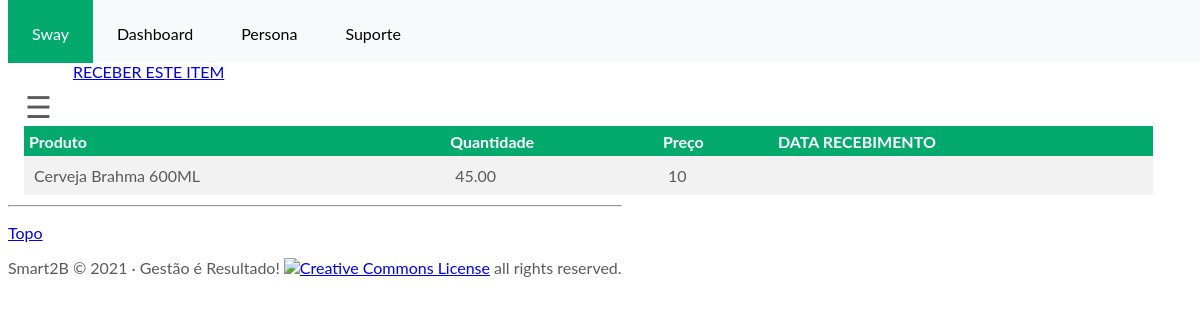
Before: /swayapp/received_detail/2/ with the older database file.
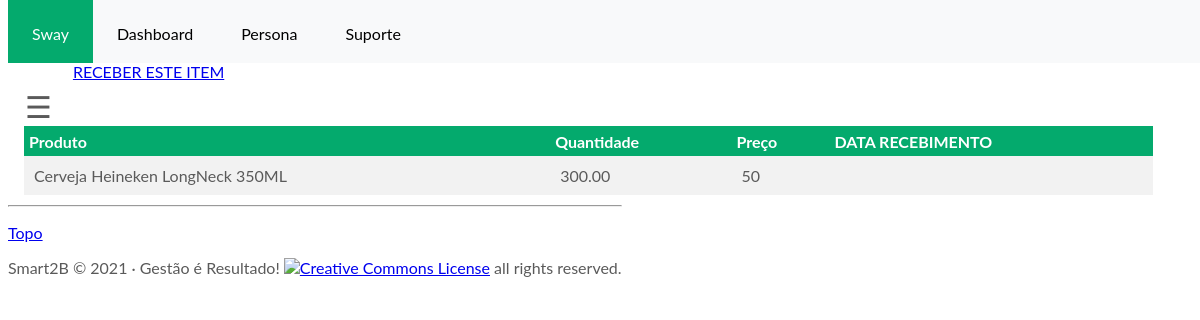
After: the same page with the newer database file.
### swayapp/models.py (models this page shows, shortened)
class TimeStampedModel(models.Model):
    created = models.DateTimeField(
        'criado em', auto_now_add=True, auto_now=False)
    modified = models.DateTimeField(
        'modificado em', auto_now_add=False, auto_now=True)
    class Meta:
        abstract = True

class ReceivedItems(TimeStampedModel):
    product = models.CharField(max_length=50, blank=True, null=True)
    unit_price_payd = models.DecimalField('Custo', max_digits=20, decimal_places=2, default=0)
    quantity_received = models.IntegerField('Quantidade', default='0', blank=False, null=True)
    received_by = models.ForeignKey(User, max_length=50, on_delete=models.CASCADE, blank=True, null=True)
    class Meta:
        ordering = ['product']
        verbose_name = 'Received'
        verbose_name_plural = 'Receiveds'
    def get_total_payd(self):
        return self.unit_price_payd * (self.quantity_received or 0)
    total = property(get_total_payd)

### swayapp/views.py (the view)
# urls.py: path('received_detail/<str:pk>/', views.received_detail, name="received_detail"),
def received_detail(request, pk):
    queryset = RC_ITEM.objects.get(id=pk)
    context = {"title:": "receber " + str(queryset.product),
               "queryset": queryset}
    return render(request, "received_detail.html", context)

### swayapp/templates/received_detail.html
{% extends 'base.html' %}
{% load widget_tweaks %}
{% block content %}
<main role="main" class="container">
  <div class="jumbotron">
        <br>
      <a href="{% url 'swayapp:report' queryset.id %}"><div class='btn btn-danger'>REPORTAR ESTE ITEM</div></a>
      <a href="{% url 'swayapp:receive' queryset.id %}"><div class='btn btn-primary'>RECEBER ESTE ITEM</div></a>
      <br><br>
      <div class="display_table">
         <table class='table'>
            <thead>
              <tr>
                <th>Produto</th>
                <th>Quantidade</th>
                <th>Preço</th>
                <th>DATA RECEBIMENTO</th>
              </tr>
              <tr>
                <td>{{queryset.product}}</td>
                <td>{{queryset.unit_price_payd}}</td>
                <td>{{queryset.quantity_received}}</td>
                <td>{{queryset.data_recebimento}}</td>
              </tr>
         </table>
      </div>
  </div>
</main>
{% endblock content %}

Changed rows visible on the page:
changed ReceivedItems: product "Cerveja Brahma 600ML" → "Cerveja Heineken LongNeck 350ML"; unit_price_payd "45.00" → "300.00"; quantity_received "10" → "50"
